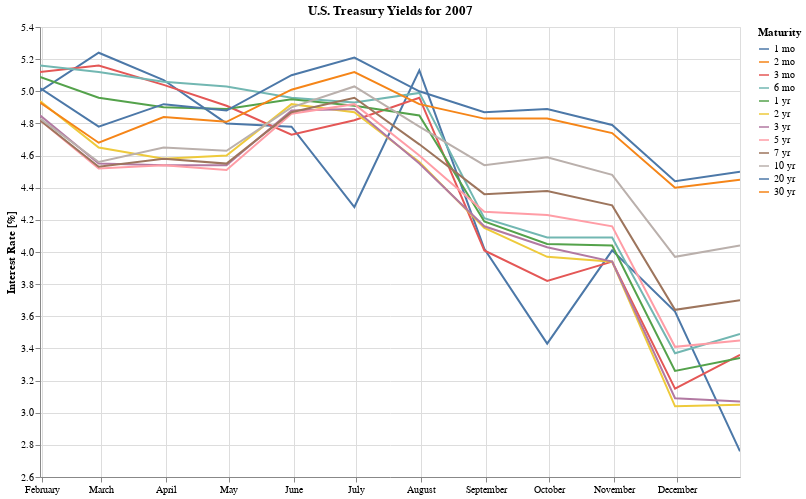

Notebook source saved alongside this figure:
### Code cell
year = 2007

alt.Chart(fetchRates(year).melt(id_vars='Date', var_name='Maturity')).mark_line().encode(
    alt.X('Date:T', axis=alt.Axis(title='')),
    alt.Y('value:Q', axis=alt.Axis(title='Interest Rate [%]'), scale=alt.Scale(zero=False)),
    alt.Color('Maturity:N',
              sort=['1 mo', '2 mo', '3 mo', '6 mo', '1 yr', '2 yr', '3 yr', '5 yr', '7 yr', '10 yr', '20 yr', '30 yr']),
    tooltip=[alt.Tooltip('Date:T', format='%b %Y'), alt.Tooltip('Maturity:N'), alt.Tooltip('value:Q')]
).properties(
    title='U.S. Treasury Yields for {year}'.format(year=year),
    height=450,
    width=700
).interactive()

### Figure 1 — Vega-Lite specification as saved in the notebook (floating-point values rounded to 4 significant figures; data arrays with more than 128 entries replaced by an {"elided": "..."} marker saying what was removed)
{"config": {"view": {"continuousWidth": 400, "continuousHeight": 300}}, "data": {"name": "data-3d45c0d363779ac3e8be797f35ab4aa3"}, "mark": "line", "encoding": {"color": {"type": "nominal", "field": "Maturity", "sort": ["1 mo", "2 mo", "3 mo", "6 mo", "1 yr", "2 yr", "3 yr", "5 yr", "7 yr", "10 yr", "20 yr", "30 yr"]}, "tooltip": [{"type": "temporal", "field": "Date", "format": "%b %Y"}, {"type": "nominal", "field": "Maturity"}, {"type": "quantitative", "field": "value"}], "x": {"type": "temporal", "axis": {"title": ""}, "field": "Date"}, "y": {"type": "quantitative", "axis": {"title": "Interest Rate [%]"}, "field": "value", "scale": {"zero": false}}}, "height": 450, "selection": {"selector002": {"type": "interval", "bind": "scales", "encodings": ["x", "y"]}}, "title": "U.S. Treasury Yields for 2007", "width": 700, "$schema": "https://vega.github.io/schema/vega-lite/v4.0.2.json", "datasets": {"data-3d45c0d363779ac3e8be797f35ab4aa3": {"elided": "144 records"}}}
